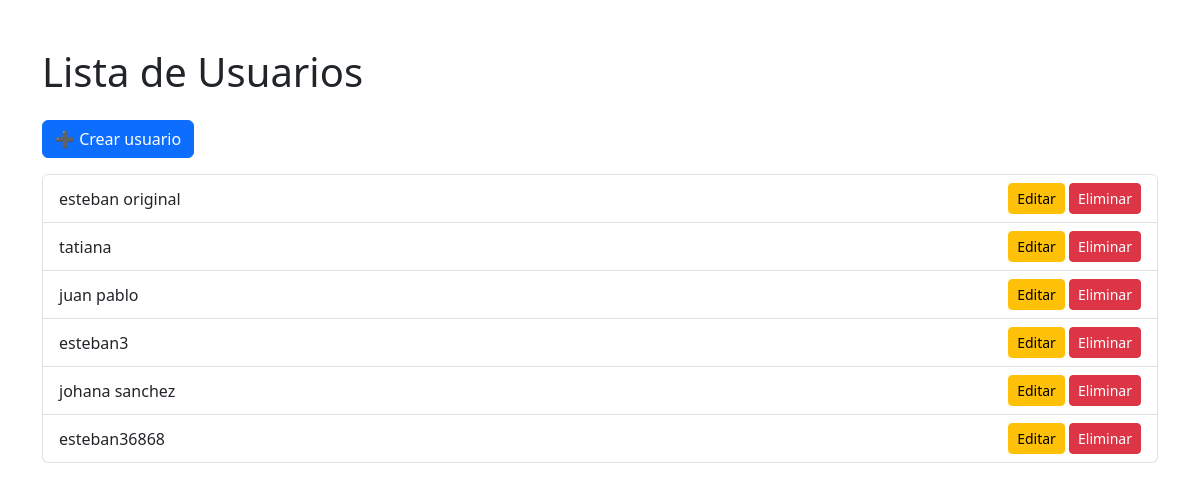
Before: / with the older database file.
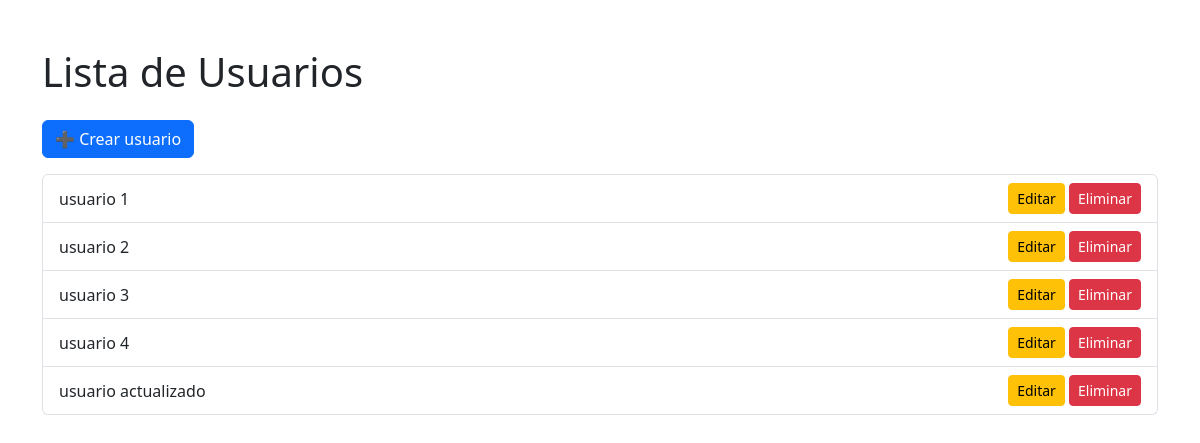
After: the same page with the newer database file.
### usuarios/models.py (models this page shows, shortened)
class Usuario(models.Model):
    nombre = models.CharField(max_length=100)

### usuarios/views.py (the view)
# urls.py: path("",views.lista_usuarios),
def lista_usuarios(request):
    usuario = Usuario.objects.all()
    return render(request,"usuarios/lista.html",{"usuarios":usuario})

### usuarios/templates/usuarios/lista.html (shortened to what this page needs)
<!DOCTYPE html>
<html>
<head>
    <link href="https://cdn.jsdelivr.net/npm/bootstrap@5.3.0/dist/css/bootstrap.min.css" rel="stylesheet">
</head>
<body class="container mt-5">
    <h1 class="mb-4">Lista de Usuarios</h1>
    <a href="/crear/" class="btn btn-primary mb-3">➕ Crear usuario</a>
    <ul class="list-group">
        {% for usuario in usuarios %}
            <li class="list-group-item d-flex justify-content-between align-items-center">
                {{ usuario.nombre }}
                <div>
                    <a href="/editar/{{ usuario.id }}" class="btn btn-warning btn-sm">Editar</a>
                    <a href="/eliminar/{{ usuario.id }}" class="btn btn-danger btn-sm">Eliminar</a>
                </div>
            </li>
        {% empty %}
            <li class="list-group-item">No hay usuarios</li>
        {% endfor %}
    </ul>
</body>
</html>

Changed rows visible on the page:
removed Usuario: nombre "esteban original"
removed Usuario: nombre "tatiana"
removed Usuario: nombre "juan pablo"
removed Usuario: nombre "esteban3"
removed Usuario: nombre "johana sanchez"
removed Usuario: nombre "esteban36868"
added Usuario: nombre "usuario 1"
added Usuario: nombre "usuario 2"
added Usuario: nombre "usuario 3"
added Usuario: nombre "usuario 4"
added Usuario: nombre "usuario actualizado"
